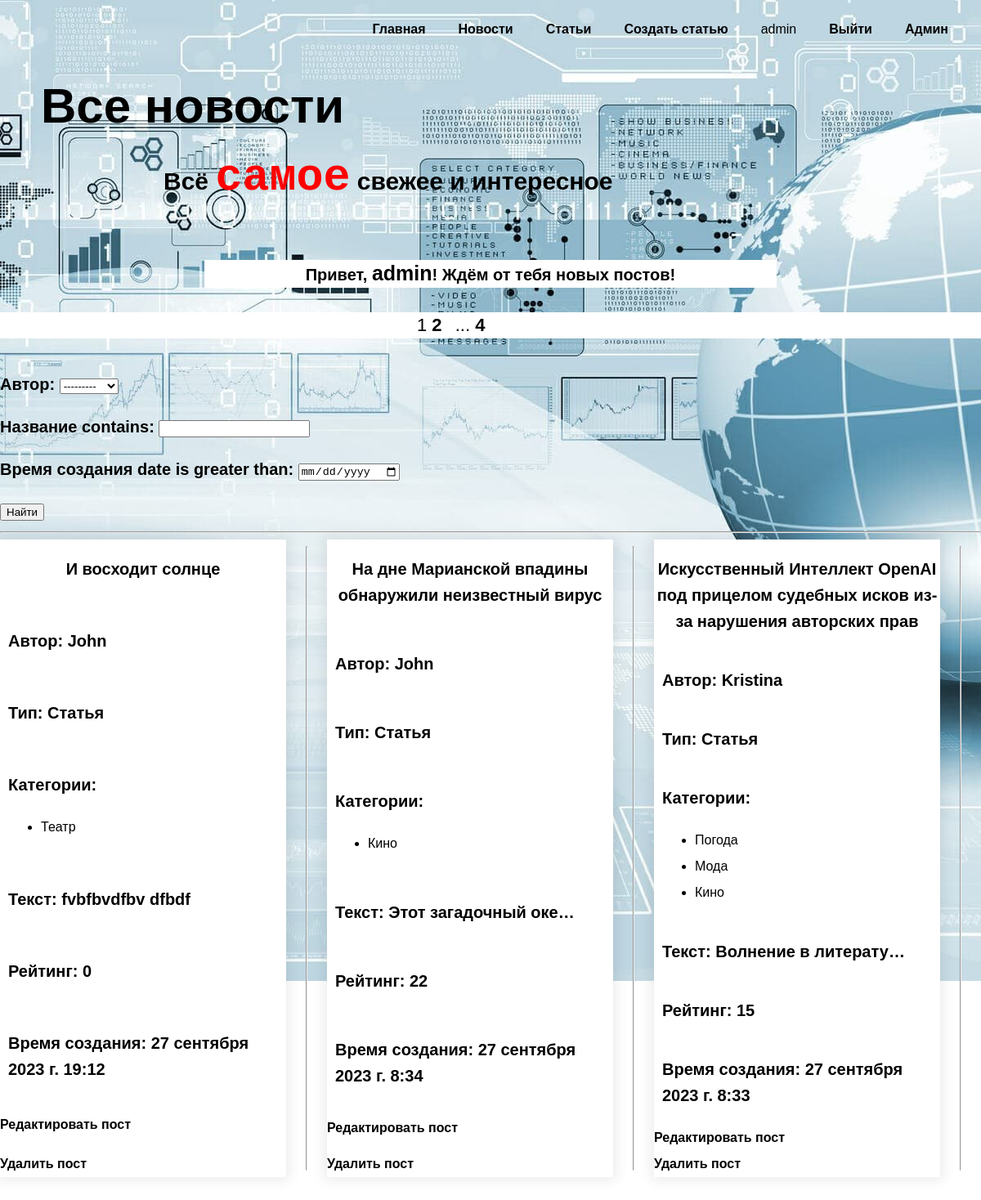
Screenshot of /articles/ (signed in) with the database file from the repository.
### mainapp/models.py (models this page shows, shortened)
class Post(models.Model):
    STATYA = "St"
    NOVOST = "Nv"
    POST_TYPE_CHOICES = [
        (STATYA, "Статья"),
        (NOVOST, "Новость"),
    ]
    author = models.ForeignKey(Author, on_delete=models.CASCADE, related_name='author_post', verbose_name='Автор')
    type = models.CharField(max_length=2, choices=POST_TYPE_CHOICES, default=NOVOST, verbose_name='Тип поста')
    time_created = models.DateTimeField(auto_now_add=True, verbose_name='Время создания')
    category = models.ManyToManyField(Category, through="PostCategory", verbose_name='Категория')
    title = models.CharField(max_length=255, verbose_name='Название')
    text = models.TextField(verbose_name='Текст')
    rating = models.IntegerField(default=0, verbose_name='Рейтинг')
    slug = models.SlugField(max_length=255, unique=True, db_index=True, verbose_name="URL")
    class Meta:
        verbose_name = 'Пост'
        verbose_name_plural = 'Посты'
    def get_absolute_url(self):
        return reverse('post', kwargs={'post_slug': self.slug})
    def get_category_list(self):
        queryset_category = self.category.values()
        return [i['name'] for i in queryset_category]

class Author(models.Model):
    user = models.OneToOneField(User, on_delete=models.CASCADE, verbose_name='Пользователь')
    rating = models.IntegerField(default=0, verbose_name='Рейтинг')
    def __str__(self):
        return str(self.user)
    class Meta:
        verbose_name = 'Автор'
        verbose_name_plural = 'Авторы'

class Category(models.Model):
    name = models.CharField(max_length=100, unique=True, verbose_name='Категория')
    slug = models.SlugField(max_length=255, unique=True, db_index=True, verbose_name="URL")
    class Meta:
        verbose_name = 'Категория'
        verbose_name_plural = 'Категории'

### mainapp/views.py (the view)
# urls.py: path('articles/', ShowAllArticles.as_view(), name='show_all_articles'),
class ShowAllArticles(ListView):
    model = Post
    template_name = 'mainapp/show-all-posts.html'
    context_object_name = 'posts'
    paginate_by = 3
    def get_context_data(self, *, object_list=None, **kwargs):
        context = super().get_context_data(**kwargs)
        if self.request.user.groups.filter(name='authors').exists():
            context['menu'] = menu + [
                {'title': 'Создать статью', 'url_name': 'create_articles'}]
        else:
            context['menu'] = menu
        context['title'] = 'Статьи'
        context['filterset'] = self.filterset
        context['is_author'] = self.request.user.groups.filter(name='authors').exists()
        return context
    def get_queryset(self):
        queryset = Post.objects.filter(type='St').order_by('-time_created')
        self.filterset = PostFilter(self.request.GET, queryset)
        return self.filterset.qs

### mainapp/templatetags/custom_filters.py (called while the page is built)
@register.filter()
def bad_words(text_string):
    res = []
    try:
        for word in text_string.split():
            if word.lower().strip(punctuation) in bad_words2:
                if word[-1] in punctuation:
                    word = word[0] + '*' * (len(word) - 2) + word[-1]
                else:
                    word = word[0] + '*' * (len(word) - 1)
            res.append(word)
    except Exception:
        print("Oops! That was no string. Try again...")
    return ' '.join(res)

@register.simple_tag(takes_context=True)
def url_replace(context, **kwargs):
    d = context['request'].GET.copy()
    for k, v in kwargs.items():
        d[k] = v
    return d.urlencode()

### mainapp/templates/mainapp/show-all-posts.html (shortened to what this page needs)
{% extends 'mainapp/base.html' %}
{% load custom_filters %}
{% load static %}
{% block extrastyle %}
<link rel="stylesheet" href="{% static 'mainapp/css/show-all-posts-style.css' %}">
{% endblock %}
{% block main %}
	<main class="main-page">
		<div class="container">
		<h1 class="heading">Все новости</h1>
		<p>Всё <span>самое</span> свежее и интересное</p>
		</div>
	</main>
	{% endblock main %}
{% block content %}
<div class="wanna_be">
	{% if is_author %}
		<p>Привет, <span>{{ user.username }}</span>! Ждём от тебя новых постов!</p>
	{% else %}
		<button> <a href="{% url 'upgrade' %}"> Хочу стать автором!</a> </button>
	{% endif %}
</div>
<div class="temporary">
 <div class="pagination">
   {{ page_obj.number }}
   {% if page_obj.has_next %}
       <a href="?{% url_replace page=page_obj.next_page_number %}">{{ page_obj.next_page_number }}</a>
       {% if paginator.num_pages != page_obj.next_page_number %}
           ...
           <a href="?{% url_replace page=page_obj.paginator.num_pages %}">{{ page_obj.paginator.num_pages }}</a>
       {% endif %}
   {% endif %}
</div>
</div>
	<div>
	<form action="" method="get">
       {{ filterset.form.as_p }}
       <input type="submit" value="Найти" />
   </form>
   <hr>
</div>
	<div id="blog-posts" class="blog-cards">
			{% for p in posts %}
			<div class="blog-card-page 1">
				<div class="blog-title-page"><p><a href="{{ p.get_absolute_url }}">{{ p.title|truncatewords:12|bad_words }}</a></p></div>
				<div class="blog-date-page"><p>Автор: {{ p.author }}</p></div>
				<div class="blog-date-page"><p>Тип: {{ p.get_type_display }}</p></div>
				<div class="blog-date-page">
					<p class="post-content">Категории:
						<ul>
							{% for cat in  p.get_category_list %}
								<li>{{ cat }}</li>
							{% endfor %}
						</ul>
					</p>
				</div>
				<div class="blog-date-page"><p>Текст: {{ p.text|truncatechars:20|bad_words }}</p></div>
				<div class="blog-date-page"><p>Рейтинг: {{ p.rating }}</p></div>
				<div class="blog-date-page"><p>Время создания: {{ p.time_created }}</p></div>
				{% if is_author %}
				<div><a href='{% url "update_post" slug=p.slug %}'> Редактировать пост</a></div>
				<div><a href='{% url "delete_post" slug=p.slug %}'> Удалить пост</a></div>
				{% endif %}
			</div>
		<hr>
			{% endfor %}
		</div>
{% endblock content %}

### mainapp/templates/mainapp/base.html (shortened to what this page needs)
{% load static %}
<!DOCTYPE html>
<html lang="en">
<head>
    <link rel="stylesheet" type="text/css" href="{% static 'mainapp/css/home-style.css' %}">
	{% block extrastyle %}
	{% endblock %}
</head>
<body>
    <header class="page-header">
		<nav>
			<ul class="menu">
				{% for m in menu %}
					<li><a href="{% url m.url_name %}">{{m.title}}</a></li>
				{% endfor %}
				{% if user.is_authenticated %}
					<li><span>{{ user.username }}</span></li>
					<li><a href="{% url 'account_logout' %}">Выйти</a></li>
				{% else %}
					<li><a href="{% url 'account_login' %}">Вход</a></li>
					<li><a href="{% url 'account_signup' %}">Регистрация</a></li>
				{% endif %}
				{% if user.is_superuser or user.is_staff %}
					<li><a href="{% url 'admin:index' %}">Админ</a></li>
				{% endif %}
			</ul>
		</nav>
	</header>
	{% block main %}{% endblock main %}
	{% block content %}
	{% endblock %}
</body>
</html>

### static/mainapp/css/home-style.css (style rules this page uses)
*,*:before,*:after { -moz-box-sizing: border-box; -webkit-box-sizing: border-box; box-sizing: border-box; }
body { margin: 0; min-width: 960px; font-family: "Montserrat", "Helvetica", "Arial", sans-serif; font-size: 16px; line-height: 32px; background-image: url("../images/news_1.jpg"); background-repeat: no-repeat; background-position: top center; }
a { text-decoration: none; color: black; font-weight: 600; }
.page-header { margin-bottom: 180px; }
.menu { max-width: 1440px; margin:0 auto; margin-top: 20px; display: flex; justify-content: flex-end; list-style-type: none; }
li { margin-right: 40px; }
.heading { margin: 0 0 24px; font-size: 60px; line-height: 96px; }
.main-page span { color: red; font-size: 55px; font-family: monospace; }
.main-page { margin-bottom: 480px; }
.main-page .container { max-width: 1440px; margin:0 auto; padding-left: 50px; }
.main-page p { font-size: 30px; margin-left: 150px; margin-top: 0; }

### static/mainapp/css/show-all-posts-style.css (style rules this page uses)
body { background-image: url("../images/news_2.jpg"); font-family: "Montserrat", "Helvetica", "Arial", sans-serif; font-size: 16px; line-height: 32px; }
.page-header { margin-bottom: 30px; }
.heading { margin: 0 0 24px; font-size: 60px; line-height: 96px; }
.main-page span { color: red; font-size: 55px; font-family: monospace; }
.main-page { margin-bottom: 80px; }
.temporary { width: auto; background-color: white; }
.pagination { width:180px; margin: 0px auto; margin-bottom:40px; font-size: 22px; }
.pagination a { margin-right: 10px; }
.blog-cards { width: 100%; height: auto; display: flex; flex-wrap: wrap; justify-content: space-between; row-gap: 20px; margin-bottom: 50px; }
.blog-card-page { width: 350px; height: auto; background: #fff; display: flex; flex-direction: column; justify-content: space-between; box-shadow:0 0 15px 4px rgba(0,0,0,0.08); }
.blog-title-page { text-align: center; font-size: 18px; font-weight: bold; }
.blog-date-page { margin-left: 10px; margin-bottom 0px; padding 0px; }
.wanna_be { width: 700px; text-align: center; margin: 0px auto; margin-bottom: 30px; background-color: white; }
.wanna_be a, p { font-size: 20px; font-weight: 700; }
.wanna_be span { color: black; font-size: 25px; }

### rows the page displays
Post: title|bad_words "И восходит солнце", author "John", type "Статья", text|bad_words "fvbfbvdfbv dfbdf", rating "0", time_created "27 сентября 2023 г. 19:12"
Category: get_category_list "Театр"
Post: title|bad_words "На дне Марианской впадины обнаружили неизвестный вирус", author "John", type "Статья", text|bad_words "Этот загадочный оке…", rating "22", time_created "27 сентября 2023 г. 8:34"
Category: get_category_list "Кино" "Кино"
Post: title|bad_words "Искусственный Интеллект OpenAI под прицелом судебных исков из-за нарушения авторских прав", author "Kristina", type "Статья", text|bad_words "Волнение в литерату…", rating "15", time_created "27 сентября 2023 г. 8:33"
Category: get_category_list "Погода"
Category: get_category_list "Мода"

### other values shown
{{ m.title }} "Главная" "Новости" "Статьи" "Создать статью"
{{ user.username }} "admin"
{{ page_obj.number }} "1"
{{ page_obj.next_page_number }} "2"
{{ page_obj.paginator.num_pages }} "4"
